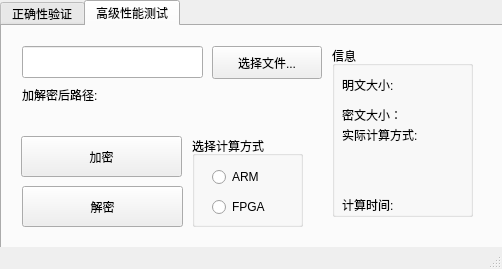
<?xml version="1.0" encoding="UTF-8"?>
<ui version="4.0">
 <class>DESMainWindow</class>
 <widget class="QMainWindow" name="DESMainWindow">
  <property name="geometry">
   <rect>
    <x>0</x>
    <y>0</y>
    <width>502</width>
    <height>269</height>
   </rect>
  </property>
  <property name="windowTitle">
   <string>DES测试程序</string>
  </property>
  <widget class="QWidget" name="centralWidget">
   <widget class="QTabWidget" name="tabWidget">
    <property name="geometry">
     <rect>
      <x>0</x>
      <y>0</y>
      <width>761</width>
      <height>361</height>
     </rect>
    </property>
    <property name="currentIndex">
     <number>1</number>
    </property>
    <widget class="QWidget" name="tab">
     <attribute name="title">
      <string>正确性验证</string>
     </attribute>
     <widget class="QLabel" name="clearTextLabel">
      <property name="geometry">
       <rect>
        <x>-10</x>
        <y>30</y>
        <width>91</width>
        <height>31</height>
       </rect>
      </property>
      <property name="text">
       <string>明文(Hex)</string>
      </property>
      <property name="alignment">
       <set>Qt::AlignRight|Qt::AlignTrailing|Qt::AlignVCenter</set>
      </property>
     </widget>
     <widget class="QTextEdit" name="clearText">
      <property name="geometry">
       <rect>
        <x>90</x>
        <y>30</y>
        <width>211</width>
        <height>31</height>
       </rect>
      </property>
     </widget>
     <widget class="QTextEdit" name="secretKey">
      <property name="geometry">
       <rect>
        <x>90</x>
        <y>70</y>
        <width>211</width>
        <height>31</height>
       </rect>
      </property>
     </widget>
     <widget class="QLabel" name="secretKeyLabel">
      <property name="geometry">
       <rect>
        <x>-10</x>
        <y>70</y>
        <width>91</width>
        <height>31</height>
       </rect>
      </property>
      <property name="text">
       <string>密钥(Hex)</string>
      </property>
      <property name="alignment">
       <set>Qt::AlignRight|Qt::AlignTrailing|Qt::AlignVCenter</set>
      </property>
     </widget>
     <widget class="QPushButton" name="encryptButton">
      <property name="geometry">
       <rect>
        <x>30</x>
        <y>150</y>
        <width>121</width>
        <height>41</height>
       </rect>
      </property>
      <property name="text">
       <string>加密</string>
      </property>
     </widget>
     <widget class="QPushButton" name="decryptButton">
      <property name="geometry">
       <rect>
        <x>160</x>
        <y>150</y>
        <width>131</width>
        <height>41</height>
       </rect>
      </property>
      <property name="text">
       <string>解密</string>
      </property>
     </widget>
     <widget class="QTextEdit" name="ciphertText">
      <property name="geometry">
       <rect>
        <x>90</x>
        <y>110</y>
        <width>211</width>
        <height>31</height>
       </rect>
      </property>
     </widget>
     <widget class="QLabel" name="ciphertTextLabel">
      <property name="geometry">
       <rect>
        <x>-10</x>
        <y>110</y>
        <width>91</width>
        <height>31</height>
       </rect>
      </property>
      <property name="text">
       <string>密文(Hex)</string>
      </property>
      <property name="alignment">
       <set>Qt::AlignRight|Qt::AlignTrailing|Qt::AlignVCenter</set>
      </property>
     </widget>
     <widget class="QGroupBox" name="groupBox">
      <property name="geometry">
       <rect>
        <x>320</x>
        <y>0</y>
        <width>151</width>
        <height>81</height>
       </rect>
      </property>
      <property name="title">
       <string>选择计算方式</string>
      </property>
      <widget class="QRadioButton" name="fpgaRadioButton">
       <property name="geometry">
        <rect>
         <x>20</x>
         <y>60</y>
         <width>117</width>
         <height>22</height>
        </rect>
       </property>
       <property name="text">
        <string>FPGA</string>
       </property>
      </widget>
      <widget class="QRadioButton" name="armRadioButton">
       <property name="geometry">
        <rect>
         <x>20</x>
         <y>30</y>
         <width>117</width>
         <height>22</height>
        </rect>
       </property>
       <property name="text">
        <string>ARM</string>
       </property>
      </widget>
     </widget>
     <widget class="QGroupBox" name="groupBox_2">
      <property name="geometry">
       <rect>
        <x>320</x>
        <y>90</y>
        <width>121</width>
        <height>111</height>
       </rect>
      </property>
      <property name="title">
       <string>信息</string>
      </property>
      <widget class="QLabel" name="timeLabel">
       <property name="geometry">
        <rect>
         <x>10</x>
         <y>90</y>
         <width>181</width>
         <height>17</height>
        </rect>
       </property>
       <property name="text">
        <string>计算时间:</string>
       </property>
      </widget>
      <widget class="QLabel" name="methodLabel">
       <property name="geometry">
        <rect>
         <x>10</x>
         <y>20</y>
         <width>141</width>
         <height>91</height>
        </rect>
       </property>
       <property name="text">
        <string>实际计算方式:</string>
       </property>
       <property name="alignment">
        <set>Qt::AlignLeading|Qt::AlignLeft|Qt::AlignTop</set>
       </property>
      </widget>
     </widget>
    </widget>
    <widget class="QWidget" name="tab_2">
     <attribute name="title">
      <string>高级性能测试</string>
     </attribute>
     <widget class="QLineEdit" name="lineEdit">
      <property name="geometry">
       <rect>
        <x>20</x>
        <y>20</y>
        <width>181</width>
        <height>32</height>
       </rect>
      </property>
     </widget>
     <widget class="QGroupBox" name="groupBox_3">
      <property name="geometry">
       <rect>
        <x>190</x>
        <y>110</y>
        <width>111</width>
        <height>91</height>
       </rect>
      </property>
      <property name="title">
       <string>选择计算方式</string>
      </property>
      <widget class="QRadioButton" name="fpgaRadioButton_2">
       <property name="geometry">
        <rect>
         <x>20</x>
         <y>60</y>
         <width>117</width>
         <height>22</height>
        </rect>
       </property>
       <property name="text">
        <string>FPGA</string>
       </property>
      </widget>
      <widget class="QRadioButton" name="armRadioButton_2">
       <property name="geometry">
        <rect>
         <x>20</x>
         <y>30</y>
         <width>117</width>
         <height>22</height>
        </rect>
       </property>
       <property name="text">
        <string>ARM</string>
       </property>
      </widget>
     </widget>
     <widget class="QGroupBox" name="groupBox_4">
      <property name="geometry">
       <rect>
        <x>330</x>
        <y>20</y>
        <width>141</width>
        <height>171</height>
       </rect>
      </property>
      <property name="title">
       <string>信息</string>
      </property>
      <widget class="QLabel" name="cipherSize">
       <property name="geometry">
        <rect>
         <x>10</x>
         <y>60</y>
         <width>181</width>
         <height>17</height>
        </rect>
       </property>
       <property name="text">
        <string>密文大小：</string>
       </property>
      </widget>
      <widget class="QLabel" name="timeLabel_3">
       <property name="geometry">
        <rect>
         <x>10</x>
         <y>150</y>
         <width>181</width>
         <height>17</height>
        </rect>
       </property>
       <property name="text">
        <string>计算时间:</string>
       </property>
      </widget>
      <widget class="QLabel" name="PlainSize_4">
       <property name="geometry">
        <rect>
         <x>10</x>
         <y>30</y>
         <width>181</width>
         <height>17</height>
        </rect>
       </property>
       <property name="text">
        <string>明文大小:</string>
       </property>
      </widget>
      <widget class="QLabel" name="methodLabel_2">
       <property name="geometry">
        <rect>
         <x>10</x>
         <y>80</y>
         <width>141</width>
         <height>91</height>
        </rect>
       </property>
       <property name="text">
        <string>实际计算方式:</string>
       </property>
       <property name="alignment">
        <set>Qt::AlignLeading|Qt::AlignLeft|Qt::AlignTop</set>
       </property>
      </widget>
     </widget>
     <widget class="QPushButton" name="pushButton">
      <property name="geometry">
       <rect>
        <x>210</x>
        <y>20</y>
        <width>110</width>
        <height>33</height>
       </rect>
      </property>
      <property name="text">
       <string>选择文件...</string>
      </property>
     </widget>
     <widget class="QPushButton" name="pushButton_2">
      <property name="geometry">
       <rect>
        <x>19</x>
        <y>110</y>
        <width>161</width>
        <height>41</height>
       </rect>
      </property>
      <property name="text">
       <string>加密</string>
      </property>
     </widget>
     <widget class="QPushButton" name="pushButton_3">
      <property name="geometry">
       <rect>
        <x>20</x>
        <y>160</y>
        <width>161</width>
        <height>41</height>
       </rect>
      </property>
      <property name="text">
       <string>解密</string>
      </property>
     </widget>
     <widget class="QLabel" name="label">
      <property name="geometry">
       <rect>
        <x>20</x>
        <y>60</y>
        <width>301</width>
        <height>51</height>
       </rect>
      </property>
      <property name="text">
       <string>加解密后路径:</string>
      </property>
      <property name="alignment">
       <set>Qt::AlignLeading|Qt::AlignLeft|Qt::AlignTop</set>
      </property>
     </widget>
    </widget>
   </widget>
  </widget>
  <widget class="QStatusBar" name="statusBar"/>
 </widget>
 <layoutdefault spacing="6" margin="11"/>
 <resources/>
 <connections/>
</ui>
